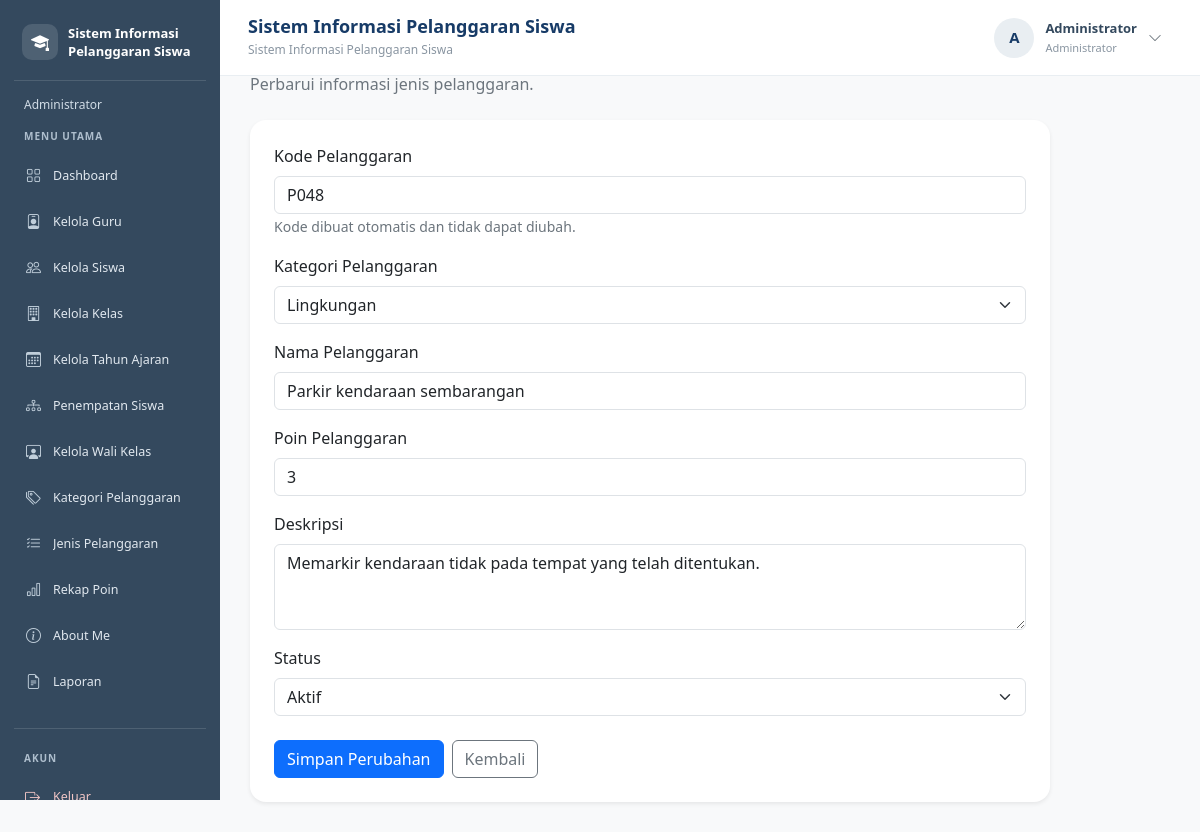
Screenshot of /edit_pelanggaran.php?id=48 (signed in) with the database file from the repository.
### tables this page shows
CREATE TABLE `t_pelanggaran` (
  `id` int(11) NOT NULL,
  `pelanggaran_kategori_id` int(11) NOT NULL,
  `kode` varchar(30) NOT NULL,
  `nama` varchar(150) NOT NULL,
  `poin` int(11) NOT NULL,
  `deskripsi` text NOT NULL,
  `status_aktif` tinyint(1) NOT NULL,
  `created_at` timestamp NOT NULL DEFAULT current_timestamp(),
  `updated_at` timestamp NOT NULL DEFAULT current_timestamp()
);

CREATE TABLE `t_pelanggaran_kategori` (
  `id` int(11) NOT NULL,
  `nama` varchar(100) NOT NULL,
  `deskripsi` text NOT NULL,
  `status_aktif` tinyint(1) NOT NULL,
  `created_at` timestamp NOT NULL DEFAULT current_timestamp(),
  `updated_at` timestamp NOT NULL DEFAULT current_timestamp()
);

### edit_pelanggaran.php (the view, shortened to what this page needs)
<?php
include "config/koneksi.php";
$id = (int)($_GET['id'] ?? $_POST['id'] ?? 0);
$stmt = mysqli_prepare($koneksi,
    "SELECT * FROM t_pelanggaran WHERE id = ?"
);
mysqli_stmt_bind_param($stmt, "i", $id);
mysqli_stmt_execute($stmt);
$data = mysqli_stmt_get_result($stmt);
$pelanggaran = mysqli_fetch_assoc($data);
$kategori = mysqli_query($koneksi,
    "SELECT id, nama FROM t_pelanggaran_kategori
     WHERE status_aktif = 1
        OR id = " . (int)$pelanggaran['pelanggaran_kategori_id'] . "
     ORDER BY nama ASC"
);
?>
<!DOCTYPE html>
<html lang="id">
<head>
    <link href="https://cdn.jsdelivr.net/npm/bootstrap@5.3.3/dist/css/bootstrap.min.css" rel="stylesheet">
</head>
<body class="bg-light">
<?php include "includes/sidebar.php"; ?>
<?php include "includes/navbar.php"; ?>
<main style="margin-left:220px; padding:30px; min-height:100vh;">
    <h3 class="fw-bold">Edit Jenis Pelanggaran</h3>
    <p class="text-secondary mb-4">Perbarui informasi jenis pelanggaran.</p>
    <div class="card border-0 shadow-sm rounded-4" style="max-width:800px;">
        <div class="card-body p-4">
            <form method="POST">
                <div class="mb-3">
                    <label class="form-label">Kode Pelanggaran</label>
                    <input type="text" class="form-control"
                           value="<?= htmlspecialchars($pelanggaran['kode']) ?>" readonly>
                    <small class="text-secondary">Kode dibuat otomatis dan tidak dapat diubah.</small>
                </div>
                <div class="mb-3">
                    <label class="form-label">Kategori Pelanggaran</label>
                    <select name="pelanggaran_kategori_id" class="form-select" required>
                        <?php while ($k = mysqli_fetch_assoc($kategori)): ?>
                            <option value="<?= (int)$k['id'] ?>"
                                <?= (int)$pelanggaran['pelanggaran_kategori_id'] === (int)$k['id'] ? 'selected' : '' ?>>
                                <?= htmlspecialchars($k['nama']) ?>
                            </option>
                        <?php endwhile; ?>
                    </select>
                </div>
                <div class="mb-3">
                    <label class="form-label">Nama Pelanggaran</label>
                    <input type="text" name="nama" class="form-control"
                           maxlength="150" required
                           value="<?= htmlspecialchars($pelanggaran['nama']) ?>">
                </div>
                <div class="mb-3">
                    <label class="form-label">Poin Pelanggaran</label>
                    <input type="number" name="poin" class="form-control"
                           min="0" required
                           value="<?= htmlspecialchars((string)$pelanggaran['poin']) ?>">
                </div>
                <div class="mb-3">
                    <label class="form-label">Deskripsi</label>
                    <textarea name="deskripsi" class="form-control" rows="3"><?= htmlspecialchars($pelanggaran['deskripsi'] ?? '') ?></textarea>
                </div>
                <div class="mb-4">
                    <label class="form-label">Status</label>
                    <select name="status_aktif" class="form-select">
                        <option value="1" <?= (string)$pelanggaran['status_aktif'] === '1' ? 'selected' : '' ?>>Aktif</option>
                    </select>
                </div>
                <div class="d-flex gap-2">
                    <button type="submit" class="btn btn-primary">Simpan Perubahan</button>
                    <a href="pelanggaran.php" class="btn btn-outline-secondary">Kembali</a>
                </div>
            </form>
        </div>
    </div>
</main>
</body>
</html>

### rows the page displays
t_pelanggaran: kode "P048", pelanggaran_kategori_id "Lingkungan", nama "Parkir kendaraan sembarangan", poin "3", deskripsi "Memarkir kendaraan tidak pada tempat yang telah ditentukan.", status_aktif "Aktif"

### other values shown
$labelRole "Administrator"
$menu[0] "Dashboard"
$menu[0] "Kelola Guru"
$menu[0] "Kelola Siswa"
$menu[0] "Kelola Kelas"
$menu[0] "Kelola Tahun Ajaran"
$menu[0] "Penempatan Siswa"
$menu[0] "Kelola Wali Kelas"
$menu[0] "Kategori Pelanggaran"
$menu[0] "Jenis Pelanggaran"
$menu[0] "Rekap Poin"
$menu[0] "About Me"
$menu[0] "Laporan"
$judulNavbar "Sistem Informasi Pelanggaran Siswa"
$inisial "A"
